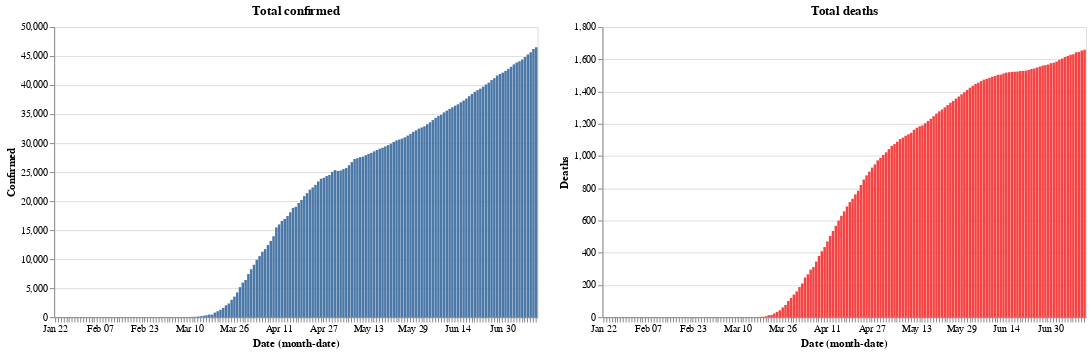

Notebook source saved alongside this figure:
### Code cell
red = alt.value('#f54242')
base.encode(y='Confirmed').properties(title='Total confirmed')|base.encode(y='Deaths',color=red).properties(title='Total deaths')

### Figure 1 — Vega-Lite specification as saved in the notebook (floating-point values rounded to 4 significant figures; data arrays with more than 128 entries replaced by an {"elided": "..."} marker saying what was removed)
{"config": {"view": {"continuousWidth": 400, "continuousHeight": 300}}, "hconcat": [{"mark": "bar", "encoding": {"x": {"type": "ordinal", "field": "Date", "timeUnit": "monthdate"}, "y": {"type": "quantitative", "field": "Confirmed"}}, "title": "Total confirmed", "width": 500}, {"mark": "bar", "encoding": {"color": {"value": "#f54242"}, "x": {"type": "ordinal", "field": "Date", "timeUnit": "monthdate"}, "y": {"type": "quantitative", "field": "Deaths"}}, "title": "Total deaths", "width": 500}], "data": {"name": "data-60ee5cf768279a41ca6a283009eb68a8"}, "$schema": "https://vega.github.io/schema/vega-lite/v4.8.1.json", "datasets": {"data-60ee5cf768279a41ca6a283009eb68a8": {"elided": "173 records"}}}
